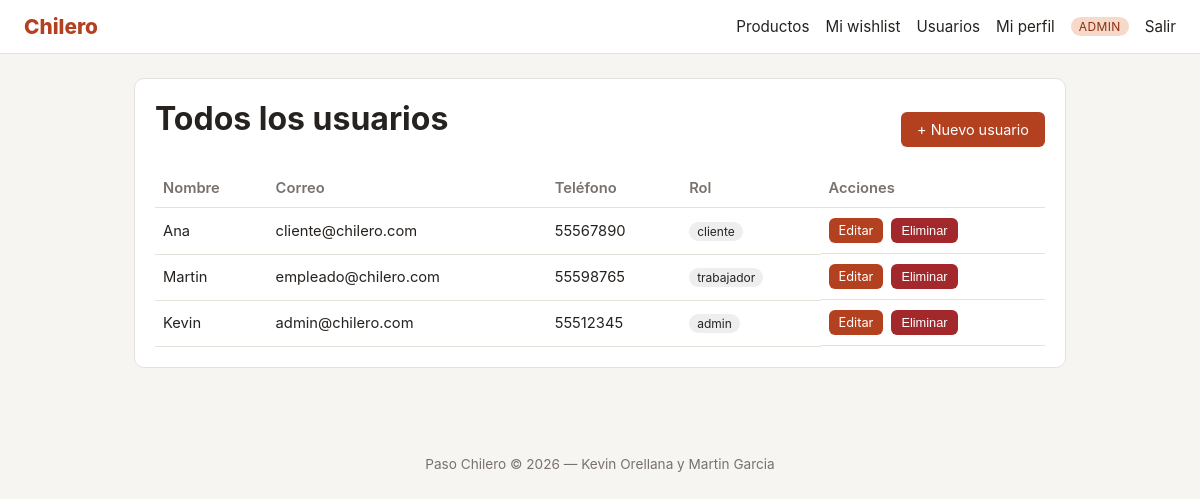
The app's page /usuarios/index.php (signed in) with its own data.
### tables this page shows
CREATE TABLE `usuario` (
    `id` INT(11) NOT NULL AUTO_INCREMENT,
    `nombre` VARCHAR(99) NOT NULL,
    `correo` VARCHAR(50) NOT NULL UNIQUE,
    `password` VARCHAR(255) NOT NULL,
    `telefono` VARCHAR(15) DEFAULT NULL,
    `direccion` VARCHAR(255) DEFAULT NULL,
    `tipo_usuario` ENUM('cliente','trabajador','admin') NOT NULL DEFAULT 'cliente',
    PRIMARY KEY (`id`)
);

### includes/functions.php (called while the page is built, shortened)
<?php
function url(string $path = '/'): string {
    return BASE_URL . '/' . ltrim($path, '/');
}

### includes/auth.php (called while the page is built, shortened)
<?php
require_once __DIR__ . '/functions.php';
function isLoggedIn(): bool {
    return isset($_SESSION['user']) && isset($_SESSION['user']['id']);
}
function currentUser(): ?array {
    return $_SESSION['user'] ?? null;
}
function currentRole(): ?string {
    return $_SESSION['user']['tipo_usuario'] ?? null;
}
function hasRole(array $roles): bool {
    $role = currentRole();
    return $role !== null && in_array($role, $roles, true);
}
function h(?string $value): string {
    return htmlspecialchars($value ?? '', ENT_QUOTES, 'UTF-8');
}

### usuarios/index.php (the view, shortened to what this page needs)
<?php
require __DIR__ . '/../config/db.php';
require __DIR__ . '/../includes/auth.php';
require_once __DIR__ . '/../includes/functions.php';
$role = currentRole();
if ($role === 'admin') {
    $stmt = $pdo->query('SELECT id, nombre, correo, telefono, tipo_usuario FROM usuario ORDER BY tipo_usuario, nombre');
} else {
    $stmt = $pdo->prepare('SELECT id, nombre, correo, telefono, tipo_usuario FROM usuario WHERE tipo_usuario = "cliente" ORDER BY nombre');
    $stmt->execute();
}
$usuarios = $stmt->fetchAll();
require __DIR__ . '/../includes/header.php';
?>
<div class="card">
    <div style="display:flex;justify-content:space-between;align-items:center;flex-wrap:wrap;gap:10px;">
        <h1><?= $role === 'admin' ? 'Todos los usuarios' : 'Usuarios clientes' ?></h1>
        <?php if ($role === 'admin'): ?>
            <a class="btn" href="<?= url('/usuarios/create.php') ?>">+ Nuevo usuario</a>
        <?php endif; ?>
    </div>
    <?php if (!$usuarios): ?>
        <p class="empty-state">No hay usuarios para mostrar.</p>
    <?php else: ?>
    <table>
        <thead>
            <tr><th>Nombre</th><th>Correo</th><th>Teléfono</th><th>Rol</th><th>Acciones</th></tr>
        </thead>
        <tbody>
        <?php foreach ($usuarios as $u): ?>
            <tr>
                <td><?= h($u['nombre']) ?></td>
                <td><?= h($u['correo']) ?></td>
                <td><?= h($u['telefono']) ?></td>
                <td><span class="badge"><?= h($u['tipo_usuario']) ?></span></td>
                <td class="actions">
                    <?php if ($role === 'admin'): ?>
                        <a class="btn btn-sm" href="<?= url('/usuarios/edit.php?id=' . (int)$u['id']) ?>">Editar</a>
                        <form class="form-inline" method="post" action="<?= url('/usuarios/delete.php') ?>" onsubmit="return confirm('¿Eliminar este usuario?');">
                            <button class="btn btn-sm btn-danger" type="submit">Eliminar</button>
                        </form>
                    <?php else: ?>
                        <span class="muted">Solo lectura</span>
                    <?php endif; ?>
                </td>
            </tr>
        <?php endforeach; ?>
        </tbody>
    </table>
    <?php endif; ?>
</div>
<?php require __DIR__ . '/../includes/footer.php'; ?>

### includes/header.php (shortened to what this page needs)
<?php
$user = currentUser();
$role = currentRole();
?>
<!DOCTYPE html>
<html lang="es">
<head>
<link rel="stylesheet" href="<?= url('/assets/style.css') ?>">
</head>
<body>
<header class="topbar">
    <a href="<?= url('/index.php') ?>" class="brand">Chilero</a>
    <nav>
        <a href="<?= url('/productos/index.php') ?>">Productos</a>
        <?php if (isLoggedIn()): ?>
            <a href="<?= url('/wishlist/index.php') ?>">Mi wishlist</a>
            <?php if (hasRole(['admin','trabajador'])): ?>
                <a href="<?= url('/usuarios/index.php') ?>">Usuarios</a>
            <?php endif; ?>
            <a href="<?= url('/usuarios/edit.php?id=' . (int)$user['id']) ?>">Mi perfil</a>
            <span class="role-badge role-<?= h($role) ?>"><?= h($role) ?></span>
            <a href="<?= url('/auth/logout.php') ?>">Salir</a>
        <?php else: ?>
            <a href="<?= url('/auth/login.php') ?>">Ingresar</a>
            <a href="<?= url('/auth/register.php') ?>">Crear cuenta</a>
        <?php endif; ?>
    </nav>
</header>
<main class="container">

### includes/footer.php
</main>
<footer class="footer">
    <p>Paso Chilero &copy; <?= date('Y') ?> — Kevin Orellana y Martin Garcia</p>
</footer>
</body>
</html>

### assets/style.css (style rules this page uses)
:root { --primary: #b3401f; --primary-dark: #8a2f16; --bg: #f7f5f2; --card: #ffffff; --text: #26221f; --muted: #78716c; --border: #e5e1db; --ok: #1f7a3d; --err: #b3401f; }
* { box-sizing: border-box; }
body { margin: 0; font-family: -apple-system, Segoe UI, Roboto, Helvetica, Arial, sans-serif; background: var(--bg); color: var(--text); }
.topbar { display: flex; align-items: center; justify-content: space-between; background: var(--card); border-bottom: 1px solid var(--border); padding: 14px 24px; flex-wrap: wrap; gap: 10px; }
.brand { font-weight: 800; font-size: 1.3rem; color: var(--primary); text-decoration: none; }
.topbar nav { display: flex; align-items: center; gap: 16px; flex-wrap: wrap; }
.topbar nav a { color: var(--text); text-decoration: none; font-size: 0.95rem; }
.role-badge { font-size: 0.75rem; padding: 2px 8px; border-radius: 999px; background: #eee; text-transform: uppercase; letter-spacing: 0.03em; }
.role-admin { background: #f6d9c9; color: var(--primary-dark); }
.container { max-width: 980px; margin: 0 auto; padding: 24px; }
.footer { text-align: center; color: var(--muted); font-size: 0.85rem; padding: 30px 10px; }
h1, h2 { margin-top: 0; }
.card { background: var(--card); border: 1px solid var(--border); border-radius: 10px; padding: 20px; margin-bottom: 20px; }
table { width: 100%; border-collapse: collapse; margin-top: 10px; }
th, td { padding: 10px 8px; border-bottom: 1px solid var(--border); text-align: left; font-size: 0.92rem; }
th { color: var(--muted); font-weight: 600; }
form.form-inline { display: inline; }
.btn { display: inline-block; background: var(--primary); color: #fff; border: none; padding: 9px 16px; border-radius: 6px; cursor: pointer; font-size: 0.9rem; text-decoration: none; }
.btn-danger { background: #a3282c; }
.btn-sm { padding: 5px 10px; font-size: 0.8rem; }
.actions { display: flex; gap: 8px; flex-wrap: wrap; }
.badge { font-size: 0.75rem; padding: 2px 8px; border-radius: 999px; background: #eee; }

### records on screen
usuario: nombre "Ana", correo "cliente@chilero.com", telefono "55567890", tipo_usuario "cliente"
usuario: nombre "Martin", correo "empleado@chilero.com", telefono "55598765", tipo_usuario "trabajador"
usuario: nombre "Kevin", correo "admin@chilero.com", telefono "55512345", tipo_usuario "admin"

### other values on screen
$role "ADMIN"
